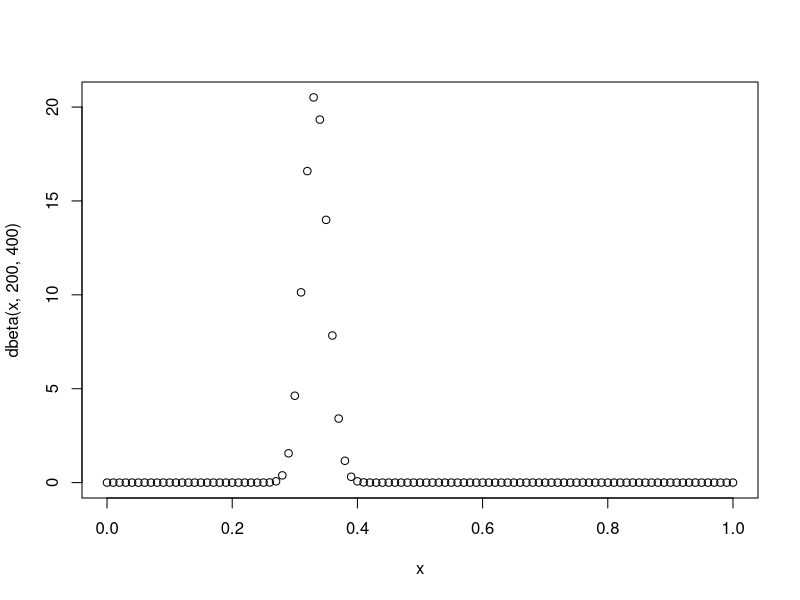

R code for this plot:
## ---- chunk 1
library(tidyverse)
library(permute)
## ---- chunk 2
sample_seq <- rep(1:4, 4)[shuffle(1:15)]
## ---- chunk 3
x = seq(0,1,.01)
# shape parameters are the number of counts
plot(x, dbeta(x, 200,400))

## ---- chunk 4
prior <- c(1,1,1,1)
## ---- chunk 5
n <- 15
model <- tibble(trials = 0:n, 
                bin1 = 0, 
                bin2 = 0, 
                bin3 = 0, 
                bin4 = 0)

model[1,2:5] <- as.list(prior)

for (i in 1:length(sample_seq)) {
  model[model$trials == i, 2:5] <- model[model$trials == i-1, 2:5]
  model[model$trials == i, sample_seq[i]+1] <-  
    model[model$trials == i-1, sample_seq[i]+1] + 1
}
